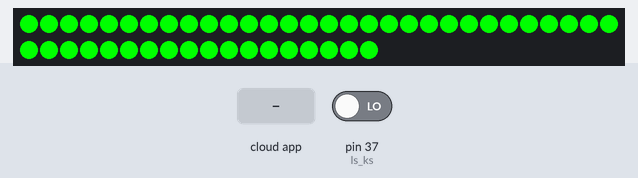
The sketch below on a simulated Arduino Mega 2560, built for the host (arithmetic inside an expression is 32-bit, double 64-bit). Shown: 48 RGB LEDs in strip order, left to right, continuing on the next row. The inputs (shaded band) are chosen by the test bench; at power-on: pin 37 (ls_ks) LOW. The ROS host is connected and sends only what is stated.

Above: at 1.3 s.
1.4 s: pin 37 (ls_ks) driven HIGH
At 2.7 s:
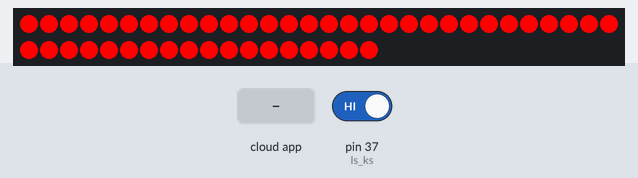
3.0 s: pin 37 (ls_ks) driven LOW
At 3.9 s:
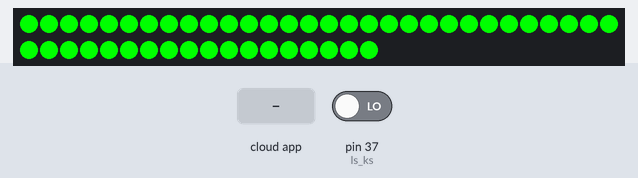
4.6 s: the phone or cloud app sets rover_state to 45
At 5.1 s:
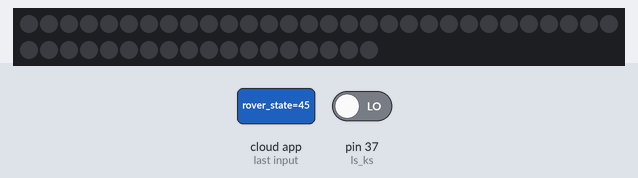
6.1 s: the phone or cloud app sets rover_state to 0
At 7.4 s:
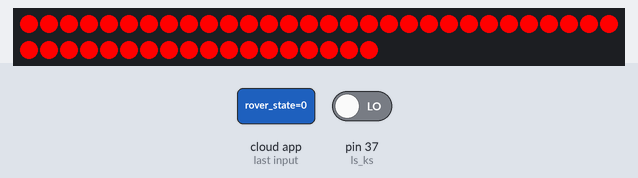
Timing chart, 0 to 8.6 s (numbered marks = the images above; inputs shaded):
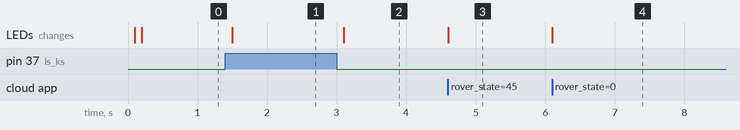

Measured:
- after the input at 1.4 s, the LEDs: change after 0.10 s (image 1)
- after the input at 3.0 s, the LEDs: change after 0.10 s (image 2)
- after the input at 4.6 s, the LEDs: change at once (image 3)
- after the input at 6.1 s, the LEDs: change at once (image 4)

The sketch:

Neopixel_Subscriber.ino
```cpp
#include <ros.h>
#include<std_msgs/Int32.h>
#include <Adafruit_NeoPixel.h>

#define ls_ks 37
int ks_state = 0;
String colour = "None";
bool shown = false;
bool ks_int = true;
#define PIN 20
#define NUMPIXELS 48

Adafruit_NeoPixel pixels(NUMPIXELS, PIN, NEO_GRB + NEO_KHZ800);

void neo_cb(const std_msgs::Int32 & lightstate)
{
  int f = lightstate.data;

  if (f==3) colour = "None";
  else if (f==1) colour = "Green";
  else if (f==2) colour = "Yellow";
  else if (f==0) colour = "Red";
  shown = false;
}

void ks_callback()
{
  ks_int = true;
  shown = false;
}

ros::NodeHandle nh;
ros::Subscriber<std_msgs::Int32> sub("rover_state", neo_cb);

void setup()
{
  delay(100);

  pixels.begin();

  pinMode(ls_ks,INPUT_PULLDOWN);
  attachInterrupt(digitalPinToInterrupt(ls_ks),ks_callback,CHANGE);

  nh.getHardware()->setBaud(115200);
  nh.initNode();
  nh.subscribe(sub);
}

void loop()
{
  nh.spinOnce();
  if (shown == false)
  {
    if (ks_int == true)
    {
      delay(100);
      ks_state = digitalRead(ls_ks);
      if (ks_state == 1)
      {
        for(int i=0; i<NUMPIXELS; i++) pixels.setPixelColor(i, pixels.Color(255, 0, 0));  //red   //ks_int not set to false, because I don't want Pratham to talk to neopixel when kill switch is pressed
      }
      else
      {
        for(int i=0; i<NUMPIXELS; i++) pixels.setPixelColor(i, pixels.Color(0, 255, 0));  //green
        ks_int = false;
      }
    }

    else
    {
      if (colour == "None")
      {
        for(int i=0; i<NUMPIXELS; i++) pixels.setPixelColor(i, pixels.Color(0, 0, 0));
      }
      else if (colour == "Green")
      {
        for(int i=0; i<NUMPIXELS; i++) pixels.setPixelColor(i, pixels.Color(0, 255, 0));
      }
      else if (colour == "Yellow")
      {
        for(int i=0; i<NUMPIXELS; i++) pixels.setPixelColor(i, pixels.Color(255, 255, 0));
      }
      else if (colour == "Red")
      {
        for(int i=0; i<NUMPIXELS; i++) pixels.setPixelColor(i, pixels.Color(255, 0, 0));
      }
    }

    pixels.show();
    shown = true;
  }
}
```
